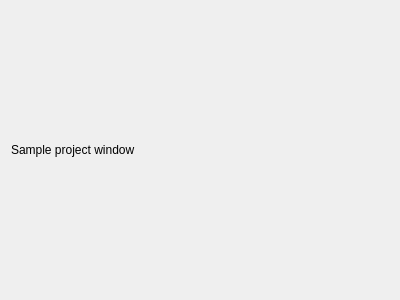
<ui version="4.0" >
 <class>Form</class>
 <widget class="QWidget" name="Form" >
  <property name="geometry" >
   <rect>
    <x>0</x>
    <y>0</y>
    <width>400</width>
    <height>300</height>
   </rect>
  </property>
  <layout class="QHBoxLayout" >
   <item>
    <widget class="QLabel" name="label" >
     <property name="text" >
      <string>Sample project window</string>
     </property>
    </widget>
   </item>
  </layout>
 </widget>
 <resources/>
 <connections/>
</ui>
